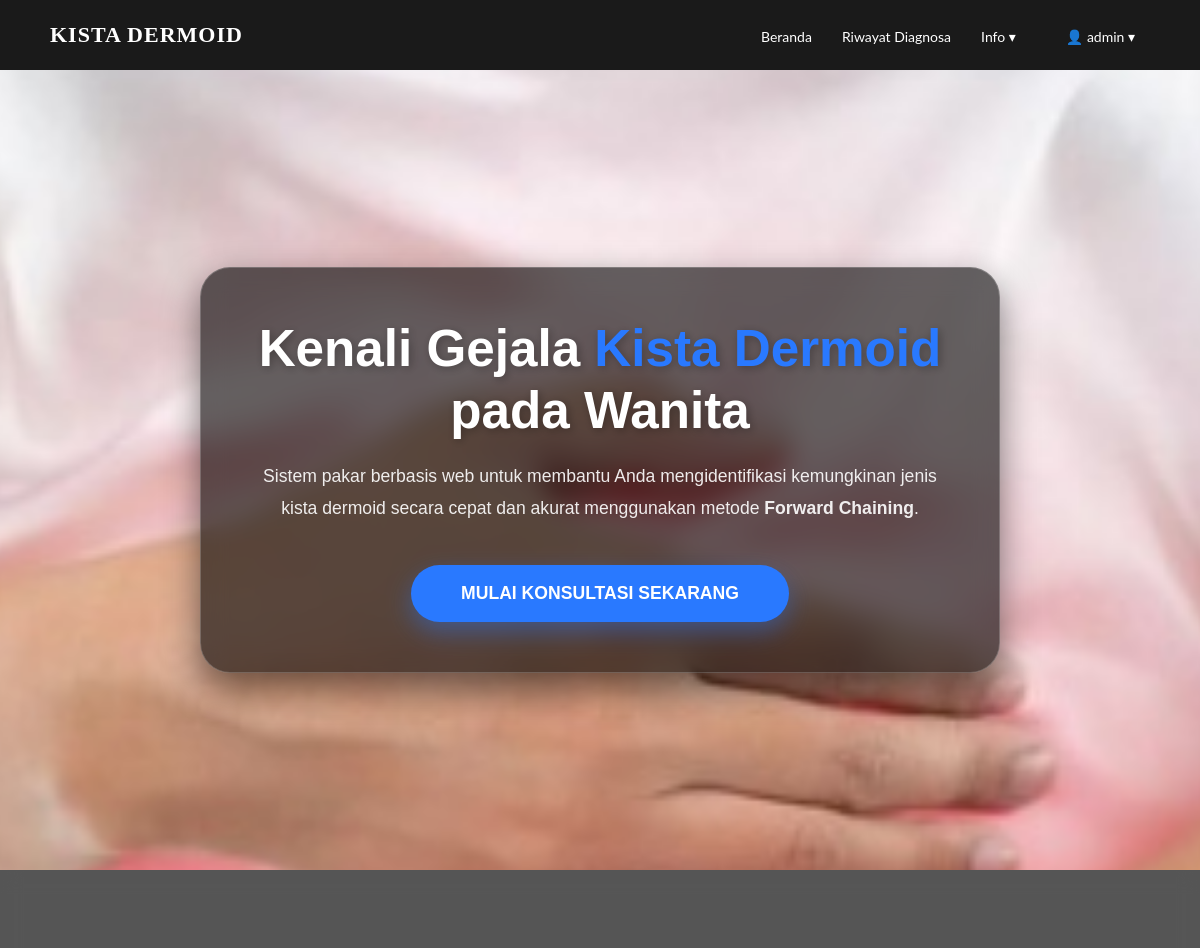
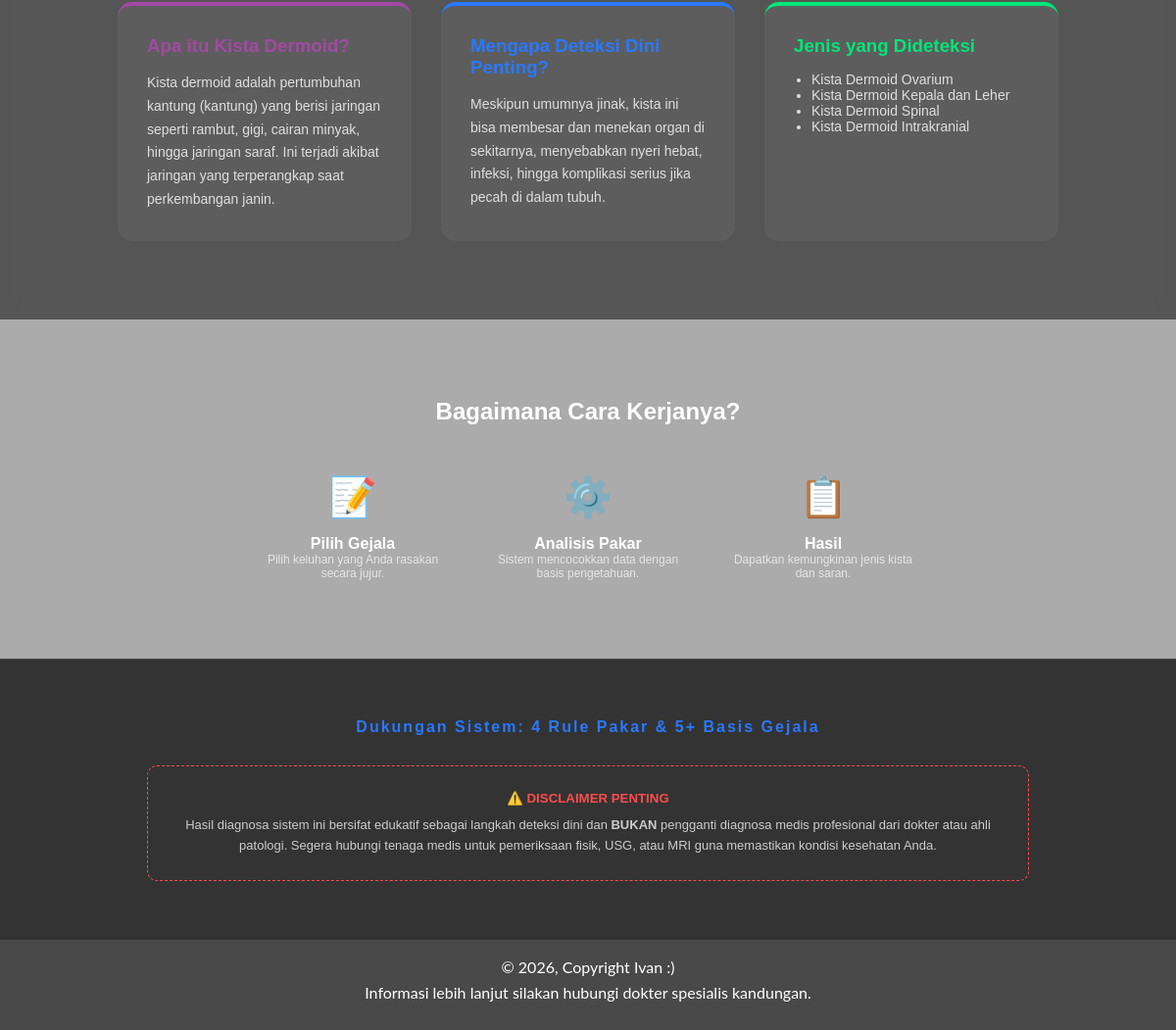
Screenshot of / (signed in) with the database file from the repository (2 pictures, top to bottom).
### tables this page shows
CREATE TABLE `penyakit` (
  `kode_penyakit` varchar(5) NOT NULL,
  `nama_penyakit` varchar(255) NOT NULL,
  `lokasi` varchar(100) DEFAULT NULL,
  `deskripsi` text DEFAULT NULL,
  `tingkat_risiko` enum('Rendah','Sedang','Tinggi') NOT NULL,
  `solusi` text DEFAULT NULL,
  `keterangan` text DEFAULT NULL
);

### index.php (the view, shortened to what this page needs)
<?php
include "../config/database.php";
include "navbar.php";
$query_penyakit = mysqli_query($conn, "SELECT nama_penyakit FROM penyakit");
?>
<main style=" color: white; font-family: 'Verdana', sans-serif; background: rgba(0,0,0,0.3);">
    <section id="hero" style="height: 100vh; display: flex; align-items: center; justify-content: center; text-align: center; padding: 0 20px;
              background-image: url('<?= $base_url ?>/img/1.jpg');
              background-size: cover;
              background-position: center;
              background-attachment: fixed; /* Membuat efek parallax agar gambar tetap diam saat di-scroll */
              position: relative;">
        <div style="max-width: 800px;
                    background: rgba(0, 0, 0, 0.6); /* Kotak dibuat agak gelap agar teks putih kontras */
                    backdrop-filter: blur(12px);    /* Efek blur hanya di dalam kotak */
                    -webkit-backdrop-filter: blur(12px);
                    border-radius: 30px;           /* Sudut lebih bulat sesuai permintaan */
                    padding: 50px 40px;
                    border: 1px solid rgba(255, 255, 255, 0.2);
                    box-shadow: 0 15px 35px rgba(0, 0, 0, 0.5);
                    z-index: 10;">
            <h1 style="font-size: 3.2rem; margin-bottom: 20px; line-height: 1.2; text-shadow: 2px 2px 10px rgba(0,0,0,0.3);">
                Kenali Gejala <span style="color: #2979ff;">Kista Dermoid</span> pada Wanita
            </h1>
            <p style="font-size: 1.1rem; line-height: 1.8; opacity: 0.9; margin-bottom: 40px; padding: 0 20px;">
                Sistem pakar berbasis web untuk membantu Anda mengidentifikasi kemungkinan jenis kista dermoid secara cepat dan akurat menggunakan metode <b>Forward Chaining</b>.
            </p>
            <a href="diagnosa.php" style="padding: 18px 50px; background: #2979ff; color: white; text-decoration: none; border-radius: 50px; font-weight: bold; font-size: 1.1rem; box-shadow: 0 10px 25px rgba(41, 121, 255, 0.4); transition: 0.3s; display: inline-block;">
                MULAI KONSULTASI SEKARANG
            </a>
        </div>
    </section>
    <section id="overview" style="padding: 80px 10%; background: rgba(0,0,0,0.5); backdrop-filter: blur(10px);">
        <div style="display: grid; grid-template-columns: repeat(auto-fit, minmax(300px, 1fr)); gap: 30px;">
            <div style="background: rgba(255,255,255,0.05); padding: 30px; border-radius: 15px; border-top: 4px solid #a349a4;">
                <h3 style="margin-bottom: 15px; color: #a349a4;">Apa itu Kista Dermoid?</h3>
                <p style="font-size: 14px; line-height: 1.7; opacity: 0.8;">Kista dermoid adalah pertumbuhan kantung (kantung) yang berisi jaringan seperti rambut, gigi, cairan minyak, hingga jaringan saraf. Ini terjadi akibat jaringan yang terperangkap saat perkembangan janin.</p>
            </div>
            <div style="background: rgba(255,255,255,0.05); padding: 30px; border-radius: 15px; border-top: 4px solid #2979ff;">
                <h3 style="margin-bottom: 15px; color: #2979ff;">Mengapa Deteksi Dini Penting?</h3>
                <p style="font-size: 14px; line-height: 1.7; opacity: 0.8;">Meskipun umumnya jinak, kista ini bisa membesar dan menekan organ di sekitarnya, menyebabkan nyeri hebat, infeksi, hingga komplikasi serius jika pecah di dalam tubuh.</p>
            </div>
            <div style="background: rgba(255,255,255,0.05); padding: 30px; border-radius: 15px; border-top: 4px solid #00e676;">
    <h3 style="margin-bottom: 15px; color: #00e676;">Jenis yang Dideteksi</h3>
    <ul style="font-size: 14px; opacity: 0.8; padding-left: 18px;">
        <?php
        while ($p = mysqli_fetch_assoc($query_penyakit)) {
        ?>
            <li><?= $p['nama_penyakit']; ?></li>
        <?php
        }
        ?>
    </ul>
</div>
        </div>
    </section>
    <section id="how-it-works" style="padding: 80px 10%; text-align: center;">
        <h2 style="margin-bottom: 50px;">Bagaimana Cara Kerjanya?</h2>
        <div style="display: flex; flex-wrap: wrap; justify-content: center; gap: 40px;">
            <div style="width: 200px;">
                <div style="font-size: 40px; margin-bottom: 15px;">📝</div>
                <h4>Pilih Gejala</h4>
                <p style="font-size: 12px; opacity: 0.7;">Pilih keluhan yang Anda rasakan secara jujur.</p>
            </div>
            <div style="width: 200px;">
                <div style="font-size: 40px; margin-bottom: 15px;">⚙️</div>
                <h4>Analisis Pakar</h4>
                <p style="font-size: 12px; opacity: 0.7;">Sistem mencocokkan data dengan basis pengetahuan.</p>
            </div>
            <div style="width: 200px;">
                <div style="font-size: 40px; margin-bottom: 15px;">📋</div>
                <h4>Hasil</h4>
                <p style="font-size: 12px; opacity: 0.7;">Dapatkan kemungkinan jenis kista dan saran.</p>
            </div>
        </div>
    </section>
    <section id="safety" style="padding: 60px 10%; background: rgba(0,0,0,0.7); text-align: center; border-top: 1px solid rgba(255,255,255,0.1);">
        <div style="margin-bottom: 30px; font-weight: bold; color: #2979ff; letter-spacing: 2px;">
            Dukungan Sistem: 4 Rule Pakar & 5+ Basis Gejala
        </div>
        <div style="max-width: 900px; margin: 0 auto; padding: 25px; border: 1px dashed #ff4d4d; border-radius: 10px;">
            <h5 style="color: #ff4d4d; margin-bottom: 10px;">⚠️ DISCLAIMER PENTING</h5>
            <p style="font-size: 13px; line-height: 1.6; color: #ccc;">
                Hasil diagnosa sistem ini bersifat edukatif sebagai langkah deteksi dini dan <b>BUKAN</b> pengganti diagnosa medis profesional dari dokter atau ahli patologi. Segera hubungi tenaga medis untuk pemeriksaan fisik, USG, atau MRI guna memastikan kondisi kesehatan Anda.
            </p>
        </div>
    </section>
</main>
<?php
include "footer.php";
?>

### style.css (style rules this page uses)
* { margin: 0; padding: 0; box-sizing: border-box; }
body { font-family: 'Lato', sans-serif; background-color: #f5f5f5; color: #333; margin: 0; padding: 0; min-height: 100vh; display: flex; flex-direction: column; }
section { padding: 80px 0; flex: 1; }
section:first-of-type { padding-top: 100px; }

### rows the page displays
penyakit: nama_penyakit "Kista Dermoid Ovarium"
penyakit: nama_penyakit "Kista Dermoid Kepala dan Leher"
penyakit: nama_penyakit "Kista Dermoid Spinal"
penyakit: nama_penyakit "Kista Dermoid Intrakranial"

### other values shown
$_SESSION['nama'] "admin"
